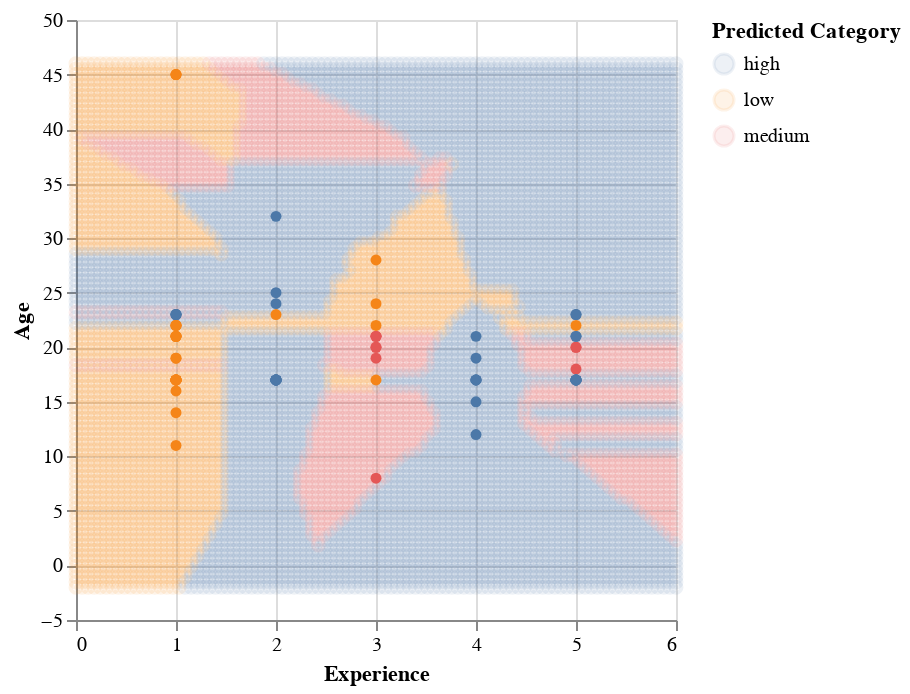

This figure's notebook cell:
### Code cell
#colored prediction map visualization from textbook

#ranges
experience_range = np.linspace(predictions["experience_numeric"].min() - 1, 
                                predictions["experience_numeric"].max() + 1, 
                                100)

age_range = np.linspace(predictions["age"].min() - 10, 
                        predictions["age"].max() + 1, 
                        100)

#creating grid of values
exp_age_grid = np.array(np.meshgrid(experience_range, age_range)).T.reshape(-1, 2)
exp_age_grid = pd.DataFrame(exp_age_grid, 
                            columns=["experience_numeric", "age"])

#Predict categories for the grid points
exp_age_grid["predicted"] = optimized.predict(exp_age_grid)

#Plot the background 
background = alt.Chart(exp_age_grid).mark_point(opacity=0.1).encode(
    x=alt.X("experience_numeric").title("Experience"),
    y=alt.Y("age").title("Age"),
    color=alt.Color("predicted:N")
)

# Overlay the scatter plot for predictions
groups_scatter = alt.Chart(predictions).mark_circle(opacity=1).encode(
    x=alt.X("experience_numeric").title("Experience"),
    y=alt.Y("age").title("Age"),
    color=alt.Color("predicted:N").title("Predicted Category")
)

# Combine both plots
prediction_visualization = background + groups_scatter
prediction_visualization

### Figure 1 — Vega specification as saved in the notebook (floating-point values rounded to 4 significant figures; data arrays with more than 128 entries replaced by an {"elided": "..."} marker saying what was removed)
{"$schema": "https://vega.github.io/schema/vega/v5.json", "data": [{"name": "source_0", "values": {"elided": "10000 records"}}, {"name": "source_1", "values": [{"age": 17, "experience_numeric": 2, "predicted": "high"}, {"age": 24, "experience_numeric": 2, "predicted": "high"}, {"age": 21, "experience_numeric": 1, "predicted": "low"}, {"age": 22, "experience_numeric": 1, "predicted": "low"}, {"age": 18, "experience_numeric": 5, "predicted": "medium"}, {"age": 17, "experience_numeric": 1, "predicted": "low"}, {"age": 17, "experience_numeric": 2, "predicted": "high"}, {"age": 20, "experience_numeric": 3, "predicted": "medium"}, {"age": 19, "experience_numeric": 1, "predicted": "low"}, {"age": 23, "experience_numeric": 5, "predicted": "high"}, {"age": 17, "experience_numeric": 2, "predicted": "high"}, {"age": 23, "experience_numeric": 1, "predicted": "high"}, {"age": 21, "experience_numeric": 1, "predicted": "low"}, {"age": 20, "experience_numeric": 5, "predicted": "medium"}, {"age": 17, "experience_numeric": 2, "predicted": "high"}, {"age": 17, "experience_numeric": 1, "predicted": "low"}, {"age": 17, "experience_numeric": 5, "predicted": "high"}, {"age": 45, "experience_numeric": 1, "predicted": "low"}, {"age": 17, "experience_numeric": 4, "predicted": "high"}, {"age": 15, "experience_numeric": 4, "predicted": "high"}, {"age": 23, "experience_numeric": 5, "predicted": "high"}, {"age": 45, "experience_numeric": 1, "predicted": "low"}, {"age": 11, "experience_numeric": 1, "predicted": "low"}, {"age": 23, "experience_numeric": 2, "predicted": "low"}, {"age": 17, "experience_numeric": 3, "predicted": "low"}, {"age": 17, "experience_numeric": 4, "predicted": "high"}, {"age": 22, "experience_numeric": 5, "predicted": "low"}, {"age": 17, "experience_numeric": 5, "predicted": "high"}, {"age": 17, "experience_numeric": 4, "predicted": "high"}, {"age": 28, "experience_numeric": 3, "predicted": "low"}, {"age": 21, "experience_numeric": 3, "predicted": "medium"}, {"age": 17, "experience_numeric": 2, "predicted": "high"}, {"age": 22, "experience_numeric": 1, "predicted": "low"}, {"age": 17, "experience_numeric": 1, "predicted": "low"}, {"age": 17, "experience_numeric": 5, "predicted": "high"}, {"age": 22, "experience_numeric": 1, "predicted": "low"}, {"age": 8, "experience_numeric": 3, "predicted": "medium"}, {"age": 23, "experience_numeric": 1, "predicted": "high"}, {"age": 21, "experience_numeric": 1, "predicted": "low"}, {"age": 19, "experience_numeric": 3, "predicted": "medium"}, {"age": 17, "experience_numeric": 1, "predicted": "low"}, {"age": 17, "experience_numeric": 5, "predicted": "high"}, {"age": 23, "experience_numeric": 1, "predicted": "high"}, {"age": 21, "experience_numeric": 4, "predicted": "high"}, {"age": 22, "experience_numeric": 1, "predicted": "low"}, {"age": 17, "experience_numeric": 5, "predicted": "high"}, {"age": 17, "experience_numeric": 5, "predicted": "high"}, {"age": 21, "experience_numeric": 3, "predicted": "medium"}, {"age": 20, "experience_numeric": 5, "predicted": "medium"}, {"age": 17, "experience_numeric": 1, "predicted": "low"}, {"age": 17, "experience_numeric": 2, "predicted": "high"}, {"age": 23, "experience_numeric": 1, "predicted": "high"}, {"age": 17, "experience_numeric": 5, "predicted": "high"}, {"age": 12, "experience_numeric": 4, "predicted": "high"}, {"age": 16, "experience_numeric": 1, "predicted": "low"}, {"age": 21, "experience_numeric": 1, "predicted": "low"}, {"age": 32, "experience_numeric": 2, "predicted": "high"}, {"age": 21, "experience_numeric": 5, "predicted": "high"}, {"age": 25, "experience_numeric": 2, "predicted": "high"}, {"age": 22, "experience_numeric": 3, "predicted": "low"}, {"age": 17, "experience_numeric": 2, "predicted": "high"}, {"age": 17, "experience_numeric": 1, "predicted": "low"}, {"age": 17, "experience_numeric": 1, "predicted": "low"}, {"age": 21, "experience_numeric": 3, "predicted": "medium"}, {"age": 21, "experience_numeric": 1, "predicted": "low"}, {"age": 24, "experience_numeric": 3, "predicted": "low"}, {"age": 17, "experience_numeric": 2, "predicted": "high"}, {"age": 45, "experience_numeric": 1, "predicted": "low"}, {"age": 21, "experience_numeric": 5, "predicted": "high"}, {"age": 17, "experience_numeric": 1, "predicted": "low"}, {"age": 19, "experience_numeric": 4, "predicted": "high"}, {"age": 17, "experience_numeric": 2, "predicted": "high"}, {"age": 14, "experience_numeric": 1, "predicted": "low"}, {"age": 20, "experience_numeric": 3, "predicted": "medium"}, {"age": 17, "experience_numeric": 1, "predicted": "low"}, {"age": 19, "experience_numeric": 1, "predicted": "low"}, {"age": 17, "experience_numeric": 4, "predicted": "high"}]}, {"name": "source_0_color_domain_predicted_0", "values": [{"predicted": "low"}, {"predicted": "medium"}, {"predicted": "high"}]}, {"name": "source_1_color_domain_predicted_1", "values": [{"predicted": "high"}, {"predicted": "low"}, {"predicted": "medium"}]}], "marks": [{"type": "symbol", "name": "layer_0_marks", "from": {"data": "source_0"}, "encode": {"update": {"opacity": {"value": 0.1}, "x": {"field": "experience_numeric", "scale": "x"}, "y": {"field": "age", "scale": "y"}, "fill": {"value": "transparent"}, "stroke": {"field": "predicted", "scale": "color"}}}, "style": ["point"]}, {"type": "symbol", "name": "layer_1_marks", "from": {"data": "source_1"}, "encode": {"update": {"shape": {"value": "circle"}, "opacity": {"value": 1}, "x": {"field": "experience_numeric", "scale": "x"}, "fill": {"field": "predicted", "scale": "color"}, "y": {"field": "age", "scale": "y"}}}, "style": ["circle"]}], "scales": [{"name": "x", "type": "linear", "domain": {"fields": [{"data": "source_0", "field": "experience_numeric"}, {"data": "source_1", "field": "experience_numeric"}]}, "range": [0, {"signal": "width"}], "nice": true, "zero": true}, {"name": "y", "type": "linear", "domain": {"fields": [{"data": "source_0", "field": "age"}, {"data": "source_1", "field": "age"}]}, "range": [{"signal": "height"}, 0], "zero": true, "nice": true}, {"name": "color", "type": "ordinal", "domain": {"fields": [{"data": "source_0_color_domain_predicted_0", "field": "predicted"}, {"data": "source_1_color_domain_predicted_1", "field": "predicted"}], "sort": true}, "range": "category"}], "axes": [{"scale": "x", "domain": false, "zindex": 0, "grid": true, "aria": false, "gridScale": "y", "tickCount": {"signal": "ceil(width/40)"}, "orient": "bottom", "maxExtent": 0, "minExtent": 0, "ticks": false, "labels": false}, {"scale": "y", "orient": "left", "grid": true, "tickCount": {"signal": "ceil(height/40)"}, "gridScale": "x", "labels": false, "zindex": 0, "domain": false, "maxExtent": 0, "minExtent": 0, "aria": false, "ticks": false}, {"scale": "x", "orient": "bottom", "title": "Experience", "labelOverlap": true, "grid": false, "tickCount": {"signal": "ceil(width/40)"}, "labelFlush": true, "zindex": 0}, {"scale": "y", "tickCount": {"signal": "ceil(height/40)"}, "title": "Age", "zindex": 0, "labelOverlap": true, "orient": "left", "grid": false}], "padding": 5, "width": 300, "background": "white", "height": 300, "style": "cell", "legends": [{"title": "Predicted Category", "stroke": "color", "symbolType": "circle", "encode": {"symbols": {"update": {"opacity": {"value": 0.1}}}}, "fill": "color"}]}
